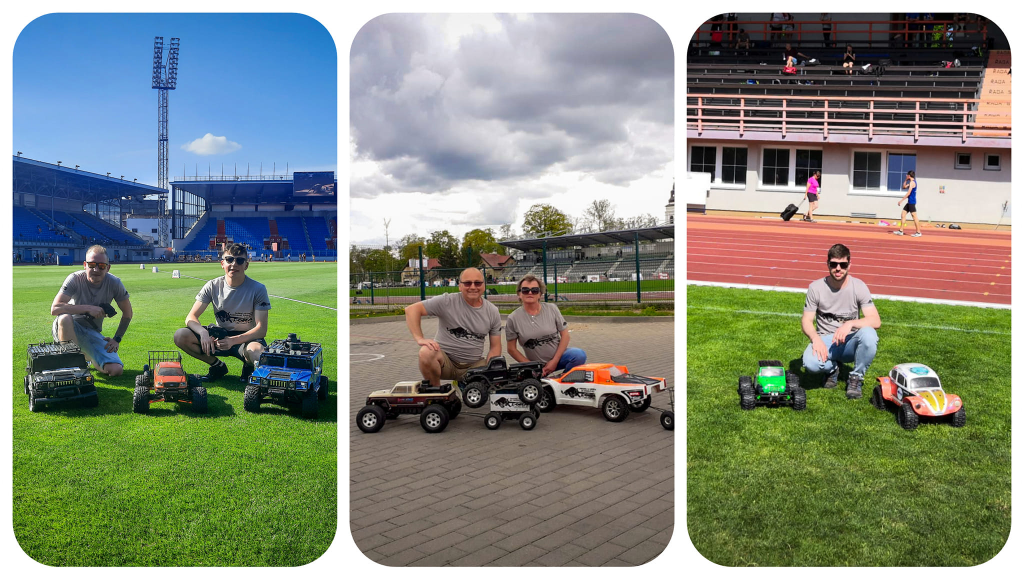
#> input picture photos/slider_athletics/photoshop/1.jpg, 2048 x 1159 px, found by its file name (shown at 1/2 size); its folder holds 4 pictures in this run
$ python script_size_reducer.py
#> lines starting #> are read from the running program, lines starting #| are printed output that depends on the picture
import os
from PIL import Image, ImageOps

def compress_images(input_folder, output_folder, quality=90, max_height=1000):
    # vytvoření výstupní složky
#> called with quality = 90, max_height = 1000
    os.makedirs(output_folder, exist_ok=True)

    # načti všechny obrázky a seřaď je (pro konzistentní 1,2,3…)
    files = sorted(os.listdir(input_folder))

    counter = 1

    for filename in files:
        input_path = os.path.join(input_folder, filename)

        # přeskoč složky
        if os.path.isdir(input_path):
            continue

        try:
            with Image.open(input_path) as img:
                # automatická korekce otočení z EXIF
#> img is the input picture: PIL image 2048x1159 RGB; mean R, G, B 130, 137.8, 123.2
                img = ImageOps.exif_transpose(img)

                # výpočet nových rozměrů při max. výšce
                w, h = img.size
#> w = 2048; h = 1159
                if h > max_height:
                    scale = max_height / h
#> scale = 0.863
                    new_size = (int(w * scale), max_height)
#> new_size = (1767, 1000)
                    img = img.resize(new_size, Image.LANCZOS)
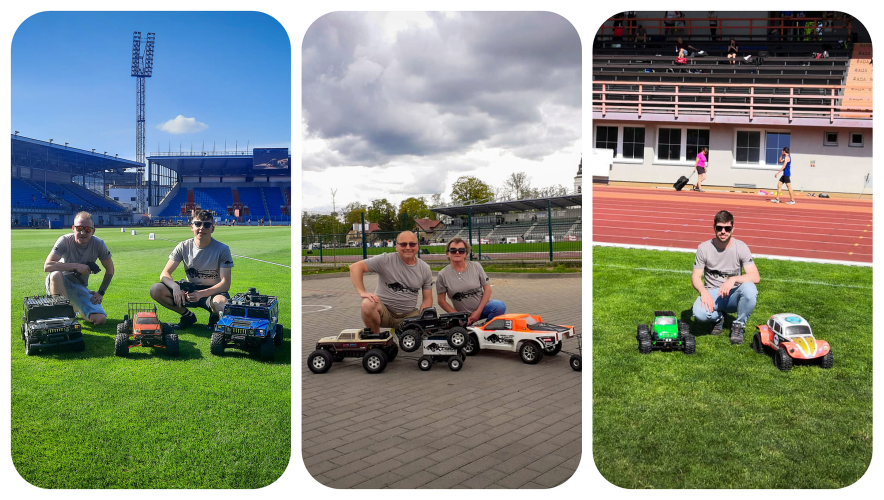
#> img: PIL image 1767x1000 RGB (shown at 1/2 size); mean R, G, B 130, 137.8, 123.2

                # výstupní jméno → 1.jpg, 2.jpg, …
                output_filename = f"{counter}.png"
                output_path = os.path.join(output_folder, output_filename)

                # uložení
                img.save(output_path, optimize=True, quality=quality)
                print(f"✅ {filename} -> {output_filename}")

                counter += 1

        except Exception as e:
            print(f"⚠️ Přeskočeno: {filename} ({e})")


input_folder = "C:\\tora-stranky\\photos\\slider_athletics\\photoshop"
output_folder = "C:\\tora-stranky\\photos\\slider_athletics\\export"
compress_images(input_folder, output_folder)
